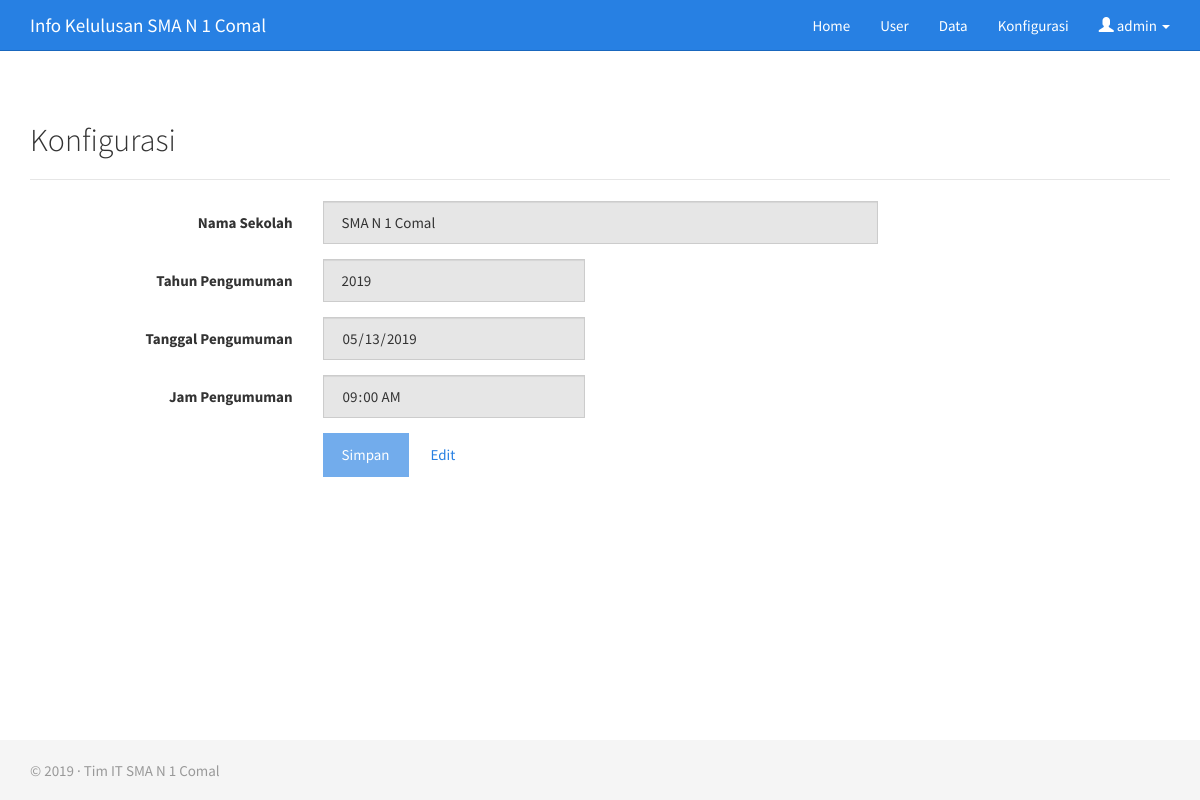
The page /admin/konfigurasi.php (signed in) on the database its author committed.
### tables this page shows
CREATE TABLE `un_konfigurasi` (
  `id` int(11) NOT NULL AUTO_INCREMENT,
  `sekolah` varchar(255) NOT NULL,
  `tahun` year(4) NOT NULL,
  `tgl_pengumuman` datetime NOT NULL,
  PRIMARY KEY (`id`)
);

### admin/konfigurasi.php (the view, shortened to what this page needs)
<?php
if(isset($_SESSION['logged']) && !empty($_SESSION['logged'])){
include "../database.php";
include '_header.php';
?>
<div class="container">
    <h2>Konfigurasi</h2><hr>
    <?php
    $qconfig = mysqli_query($db_conn,"SELECT * FROM un_konfigurasi");
    $hsl = mysqli_fetch_array($qconfig);
    ?>
<form class="form-horizontal" method="post">
  <div class="form-group">
    <label class="col-sm-3 control-label">Nama Sekolah</label>
    <div class="col-sm-6">
      <input type="text" name="cfgSekolah" class="form-control" value="<?=$hsl['sekolah'] ?>" readonly>
    </div>
  </div>
  <div class="form-group">
    <label class="col-sm-3 control-label">Tahun Pengumuman</label>
    <div class="col-sm-3">
      <input type="number" name="cfgTahun" class="form-control" min="2019" max="2025" value="<?=$hsl['tahun'] ?>" readonly>
    </div>
  </div>
  <div class="form-group">
    <label class="col-sm-3 control-label">Tanggal Pengumuman</label>
    <div class="col-sm-3">
      <input type="date" name="cfgTanggal" class="form-control" value="<?=date('Y-m-d',strtotime($hsl['tgl_pengumuman'])) ?>" readonly>
    </div>
  </div>
  <div class="form-group">
    <label class="col-sm-3 control-label">Jam Pengumuman</label>
    <div class="col-sm-3">
      <input type="time" name="cfgJam" class="form-control" value="<?=date('H:i',strtotime($hsl['tgl_pengumuman'])) ?>" readonly>
    </div>
  </div>
  <div class="form-group">
    <div class="col-sm-offset-3 col-sm-9">
      <button type="submit" name="submit" class="btn btn-primary" disabled="disabled">Simpan</button>
      <button type="button" id="btEnable" class="btn btn-link">Edit</button>
    </div>
  </div>
</form>
</div>
<?php
include '_footer.php';
} else {
	header('Location: ./login.php');
}
?>

### admin/_header.php (shortened to what this page needs)
<?php
if(isset($_SESSION['logged']) && !empty($_SESSION['logged'])){
	$que = mysqli_query($db_conn, "SELECT * FROM un_konfigurasi");
	$hsl = mysqli_fetch_array($que);
?>
<!DOCTYPE html>
<html>
<head>
    <link href="../css/bootstrap.min.css" rel="stylesheet">
    <link href="../css/jasny-bootstrap.min.css" rel="stylesheet">
</head>
<body>
    <nav class="navbar navbar-inverse navbar-static-top">
        <div class="container">
            <div class="navbar-header">
              <a class="navbar-brand" href="./">Info Kelulusan <?=$hsl['sekolah'] ?></a>
            </div>
            <div id="navbar" class="collapse navbar-collapse">
				<ul class="nav navbar-nav navbar-right">
					<li><a href="./">Home</a></li>
					<li><a href="user.php">User</a></li>
					<li><a href="data.php">Data</a></li>
					<li><a href="konfigurasi.php">Konfigurasi</a></li>
					<li class="dropdown">
							<a href="#" class="dropdown-toggle" data-toggle="dropdown" role="button" aria-expanded="true">
									<span class="glyphicon glyphicon-user" aria-hidden="true"></span> <?php echo $_SESSION['username']; ?> <span class="caret"></span>
							</a>
					</li>
				</ul>
		</div>
        </div>
    </nav>
<?php
} else {
	header('Location: ./login.php');
}
?>

### admin/_footer.php
<?php
if(isset($_SESSION['logged']) && !empty($_SESSION['logged'])){
?>
	<footer class="footer">
		<div class="container">
		<p class="text-muted">&copy; <?=$hsl['tahun'] ?> &middot; Tim IT <?=$hsl['sekolah'] ?></p>
		</div>
	</footer>
</body>
</html>
<?php
} else {
	header('Location: ./login.php');
}
?>

### admin/_header.php (style rules this page uses)
html { position: relative; min-height: 100%; }
body { margin-bottom: 60px; }
.footer { position: absolute; bottom: 0; width: 100%; height: 60px; background-color: #f5f5f5; }
body > .container { padding: 30px 15px 0; }
.container .text-muted { margin: 20px 0; }
.footer > .container { padding-right: 15px; padding-left: 15px; }

### rows shown on the page
un_konfigurasi: sekolah "SMA N 1 Comal", cfgSekolah "SMA N 1 Comal", cfgTahun "2019", cfgTanggal "05/13/2019", cfgJam "09:00", tahun "2019"

### other values the page prints
$_SESSION['username'] "admin"
